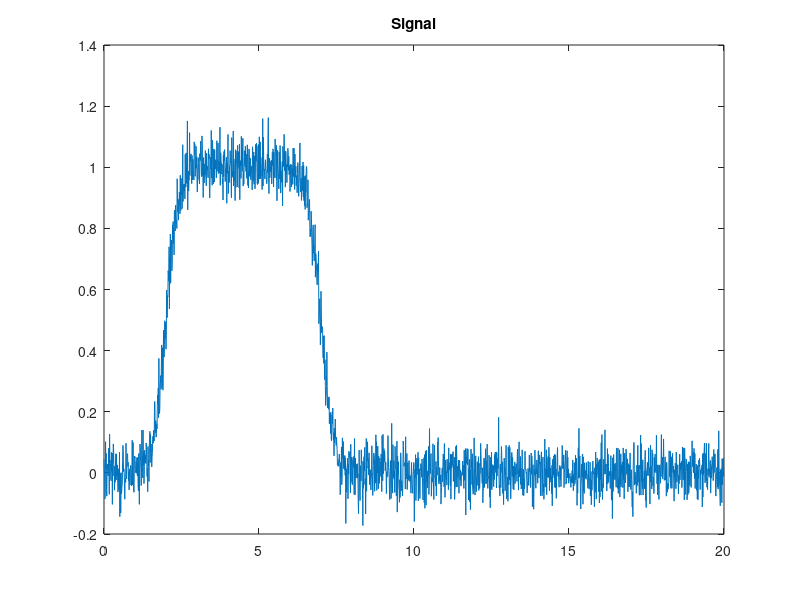

The MATLAB script that drew this image: (Note: this script raises an error after producing the figure.)
clc;
clear all;
close all;

start = 0;
stop = 20;
t = (start:0.01:stop);
curve = dsigmf(t, [5 2 5 7]);
sigma = 0.05;
noise = sigma*randn(size(curve));
signal = curve + noise;
figure, plot(t, signal);
title('Signal');

signal = transpose(signal);
N= size(signal);
N = N(1);
y = signal;
e = ones(N,1);
lambda1 = 4;
lambda2 = 40;
lambda3 = 10;
D1 = spdiags([-e e], 0:1, N-1, N);
D2 = spdiags([e -2*e e], 0:2, N-2, N);
D3 = spdiags([-e 3*e -3*e e], 0:3, N-3, N);
cost = ones(N,1);

cvx_begin
    variable x1(1*N)
    minimize(0.5*sum_square(y(1:N)-x1) +  ...
    + lambda1*norm(D1*x1,1) + lambda2*norm(D2*x1,1) + lambda3*norm(D3*x1,1)...
    )
cvx_end
disp('By using the entire expression');
disp( [ '   x     = [ ', sprintf( '%7.4f ', x1 ), ']' ] );
final1 = 0.5*sum_square(y(1:N)-x1) + lambda1*norm(D1*x1,1) + lambda2*norm(D2*x1,1) + lambda3*norm(D3*x1,1);
disp( [ '   Expression = [ ', sprintf( '%7.4f ', final1 ), ']' ] );
figure, plot(t, x1);
title('Entire expression');

cvx_begin
    variable x2(1*N)
    minimize(0.5*sum_square(y(1:N)-x2) +  ...
    + lambda1*norm(D1*x2,1))
cvx_end
disp('By using the first two terms');
disp( [ '   x     = [ ', sprintf( '%7.4f ', x2 ), ']' ] );
final2 = 0.5*sum_square(y(1:N)-x2) + lambda1*norm(D1*x2,1);
disp( [ '   Expression = [ ', sprintf( '%7.4f ', final2 ), ']' ] );
figure, plot(t, x2);
title('First two terms only');

cvx_begin
    variable x3(1*N)
    minimize(0.5*sum_square(y(1:N)-x3) +  ...
    + lambda1*norm(D1*x3,1)+ lambda2*norm(D2*x3,1))
cvx_end
disp('By using the first three terms');
disp( [ '   x     = [ ', sprintf( '%7.4f ', x3 ), ']' ] );
final3 = 0.5*sum_square(y(1:N)-x3) + lambda1*norm(D1*x3,1);
disp( [ '   Expression = [ ', sprintf( '%7.4f ', final3 ), ']' ] );
figure, plot(t, x3);
title('First three terms only');

cvx_begin
    variable x4(1*N)
    minimize(0.5*sum_square(y(1:N)-x4) +  ...
    + lambda1*norm(D1*x4,2))
cvx_end
disp('By using the first two terms (second one is L2)');
disp( [ '   x     = [ ', sprintf( '%7.4f ', x4 ), ']' ] );
final4 = 0.5*sum_square(y(1:N)-x4) + lambda1*norm(D1*x4,1);
disp( [ '   Expression = [ ', sprintf( '%7.4f ', final4 ), ']' ] );
figure, plot(t, x4);
title('First two terms only (second one is L2)');